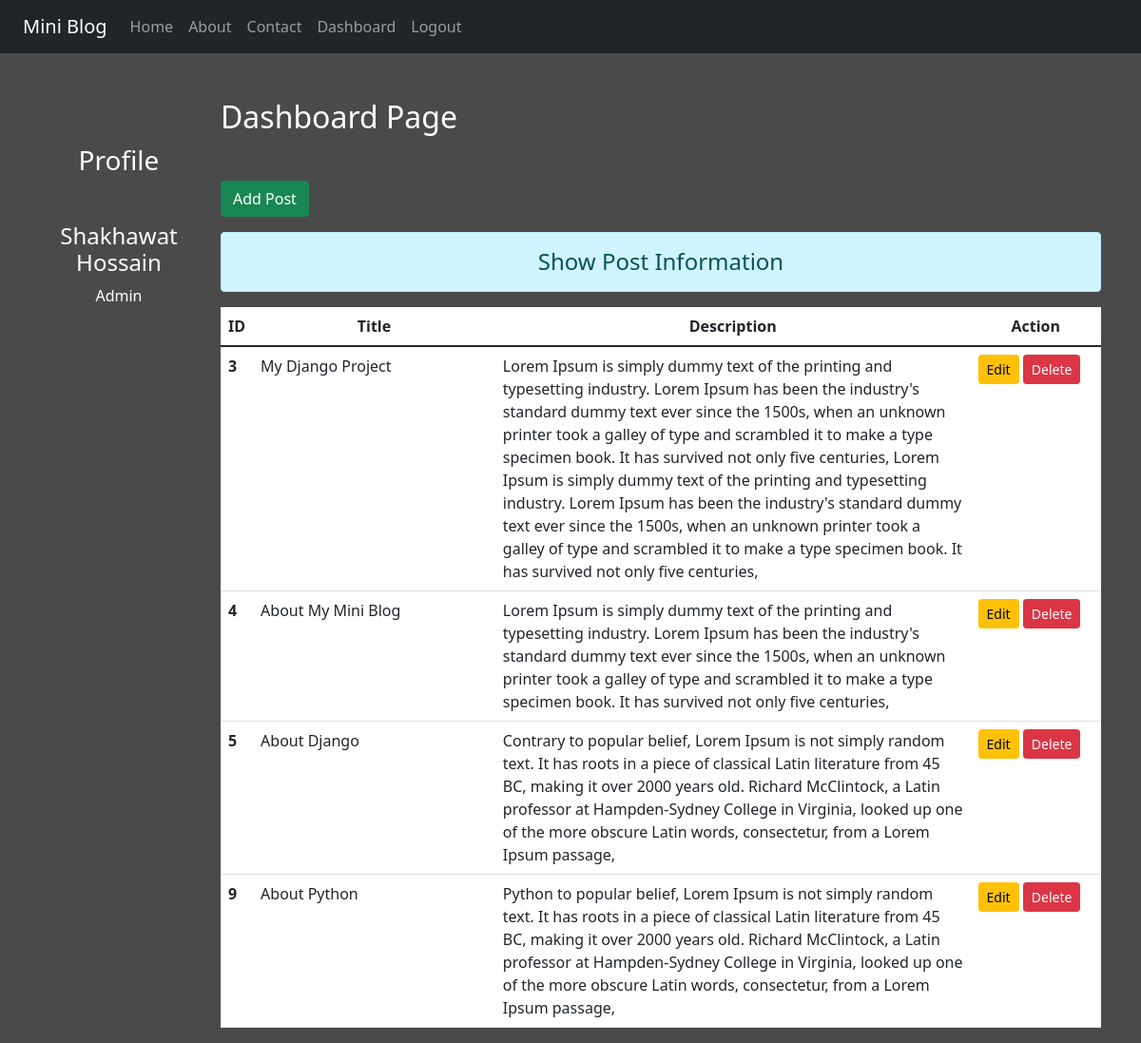
The page /dashboard/ (signed in) on the database its author committed.
### blog/models.py (models this page shows)
class Post(models.Model):
    title = models.CharField(max_length=150)
    desc = models.TextField()

### blog/views.py (the view)
# urls.py: path('dashboard/', views.dashboard, name='dashboard'),
def dashboard(request):
    if request.user.is_authenticated:
        posts = Post.objects.all()
        user = request.user
        fullname = user.get_full_name()
        grps = user.groups.all()
        return render(request, 'blog/dashboard.html',{'posts':posts, 'fullname':fullname, 'groups':grps})
    else:
        return HttpResponseRedirect('/login/')

### blog/templates/blog/dashboard.html (shortened to what this page needs)
{% extends 'blog/base.html' %}
{% load static %}
{% block side %}
<div class="col-sm-2 text-white text-center my-5">
  <h3 class="my-5">Profile</h3>
  <h4>{{fullname}}</h4>
  {% for group in groups %}
  <p>{{group.name}}</p>
  {% endfor %}
</div>
{% endblock side %}
{% block content %}
<div class="col-sm-10">
    <h2 class="text-white my-5">Dashboard Page</h2>
    <a href="{% url 'addpost' %}" class="btn btn-success">Add Post</a>
    <h4 class="text-center alert alert-info mt-3">Show Post Information</h4>
        {% if posts %}
    <table class="table table-hover bg-white">
        <thead>
          <tr class="text-center">
            <th scope="col" style="width:2%">ID</th>
            <th scope="col" style="width:28%">Title</th>
            <th scope="col" style="width:55%">Description</th>
            <th scope="col" style="width:15%">Action</th>
          </tr>
        </thead>
        <tbody>
            {% for post in posts %}
          <tr>
            <th scope="row">{{post.id}}</th>
            <td>{{post.title}}</td>
            <td>{{post.desc}}</td>
            <td>
                <a href="{% url 'updatepost' post.id %}" class="btn btn-warning btn-sm">Edit</a>
                  {% if perms.blog.delete_post %}
                <form action="{% url 'deletepost' post.id %}" method="post" class="d-inline">
                    <input type="submit" value="Delete" class="btn btn-danger btn-sm">
                </form>
                {% endif %}
            </td>
          </tr>
          {% endfor %}
        </tbody>
      </table>
      {% else %}
      <h4 class="text-center alert alert-warning">No Record</h4>
      {% endif %}
</div>
{% endblock content %}

### blog/templates/blog/base.html (shortened to what this page needs)
<!DOCTYPE html>
{% load static %}
<html lang="en">
<head>
    <link rel="stylesheet" href="{% static 'blog/css/bootstrap.css' %}">
    <link rel="stylesheet" href="{% static 'blog/css/mystyle.css' %}">
</head>
<body>
    <div class="container-fluid bg-dark">
        {% include 'blog/navbar.html' %}
    </div>
    <div class="container">
        <div class="row">
            {% block side %}
            {% endblock side %}
            {% block content %}
            {% endblock content %}
        </div>
    </div>
</body>
</html>

### blog/templates/blog/navbar.html (shortened to what this page needs)
<nav class="navbar navbar-expand-lg bg-dark navbar-dark">
    <div class="container-fluid">
      <a class="navbar-brand" href="#">Mini Blog</a>
      <div class="collapse navbar-collapse" id="navbarNav">
        <ul class="navbar-nav">
          <li class="nav-item">
            <a class="nav-link " aria-current="page" href="/">Home</a>
          </li>
          <li class="nav-item">
            <a class="nav-link" href="{% url 'about' %}">About</a>
          </li>
          <li class="nav-item">
            <a class="nav-link" href="{% url 'contact' %}">Contact</a>
          </li>
          {% if request.user.is_authenticated %}
          <li class="nav-item">
            <a class="nav-link" href="{% url 'dashboard' %}">Dashboard</a>
          </li>
          <li class="nav-item">
            <a class="nav-link" href="{% url 'logout' %}">Logout</a>
          </li>
          {% endif %}
        </ul>
      </div>
    </div>
  </nav>

### blog/static/blog/css/mystyle.css (style rules this page uses)
body { background-color: rgb(75,74,74); color: antiquewhite; }

### rows shown on the page
Post: id "3", title "My Django Project", desc "Lorem Ipsum is simply dummy text of the printing and typesetting industry. Lorem Ipsum has been the industry's standard dummy text ever since the 1500s, when an unknown printer took a galley of type and scrambled it to make a type specimen book. It has survived not only five centuries, Lorem Ipsum is simply dummy text of the printing and typesetting industry. Lorem Ipsum has been the industry's standard dummy text ever since the 1500s, when an unknown printer took a galley of type and scrambled it to make a type specimen book. It has survived not only five centuries,"
Post: id "4", title "About My Mini Blog", desc "Lorem Ipsum is simply dummy text of the printing and typesetting industry. Lorem Ipsum has been the industry's standard dummy text ever since the 1500s, when an unknown printer took a galley of type and scrambled it to make a type specimen book. It has survived not only five centuries,"
Post: id "5", title "About Django", desc "Contrary to popular belief, Lorem Ipsum is not simply random text. It has roots in a piece of classical Latin literature from 45 BC, making it over 2000 years old. Richard McClintock, a Latin professor at Hampden-Sydney College in Virginia, looked up one of the more obscure Latin words, consectetur, from a Lorem Ipsum passage,"
Post: id "9", title "About Python", desc "Python to popular belief, Lorem Ipsum is not simply random text. It has roots in a piece of classical Latin literature from 45 BC, making it over 2000 years old. Richard McClintock, a Latin professor at Hampden-Sydney College in Virginia, looked up one of the more obscure Latin words, consectetur, from a Lorem Ipsum passage,"

### other values the page prints
{{ fullname }} "Shakhawat Hossain"
{{ group.name }} "Admin"
